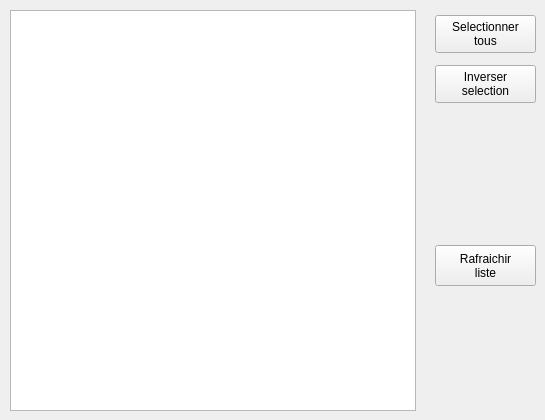
      <widget class="QWidget" name="tab_Framework">
       <attribute name="title">
        <string>FRAMEWORK</string>
       </attribute>
       <widget class="QListWidget" name="listWidget_Framework">
        <property name="geometry">
         <rect>
          <x>10</x>
          <y>10</y>
          <width>406</width>
          <height>401</height>
         </rect>
        </property>
        <property name="font">
         <font>
          <family>MS Shell Dlg 2</family>
          <pointsize>10</pointsize>
         </font>
        </property>
       </widget>
       <widget class="QPushButton" name="pushButton_Mods_Framework_SelectAll">
        <property name="geometry">
         <rect>
          <x>435</x>
          <y>15</y>
          <width>101</width>
          <height>38</height>
         </rect>
        </property>
        <property name="font">
         <font>
          <pointsize>9</pointsize>
         </font>
        </property>
        <property name="text">
         <string>Selectionner
tous</string>
        </property>
       </widget>
       <widget class="QPushButton" name="pushButton_Mods_Framework_RefreshList">
        <property name="geometry">
         <rect>
          <x>435</x>
          <y>245</y>
          <width>101</width>
          <height>41</height>
         </rect>
        </property>
        <property name="font">
         <font>
          <pointsize>9</pointsize>
         </font>
        </property>
        <property name="text">
         <string>Rafraichir
liste</string>
        </property>
       </widget>
       <widget class="QLabel" name="label_GFX_Framework">
        <property name="geometry">
         <rect>
          <x>435</x>
          <y>135</y>
          <width>101</width>
          <height>91</height>
         </rect>
        </property>
        <property name="text">
         <string notr="true"/>
        </property>
        <property name="pixmap">
         <pixmap resource="ressources.qrc">:/gfx/atelier.png</pixmap>
        </property>
        <property name="scaledContents">
         <bool>true</bool>
        </property>
       </widget>
       <widget class="QPushButton" name="pushButton_Mods_Framework_InvSelect">
        <property name="geometry">
         <rect>
          <x>435</x>
          <y>65</y>
          <width>101</width>
          <height>38</height>
         </rect>
        </property>
        <property name="font">
         <font>
          <pointsize>9</pointsize>
         </font>
        </property>
        <property name="text">
         <string>Inverser
selection</string>
        </property>
       </widget>
      </widget>
